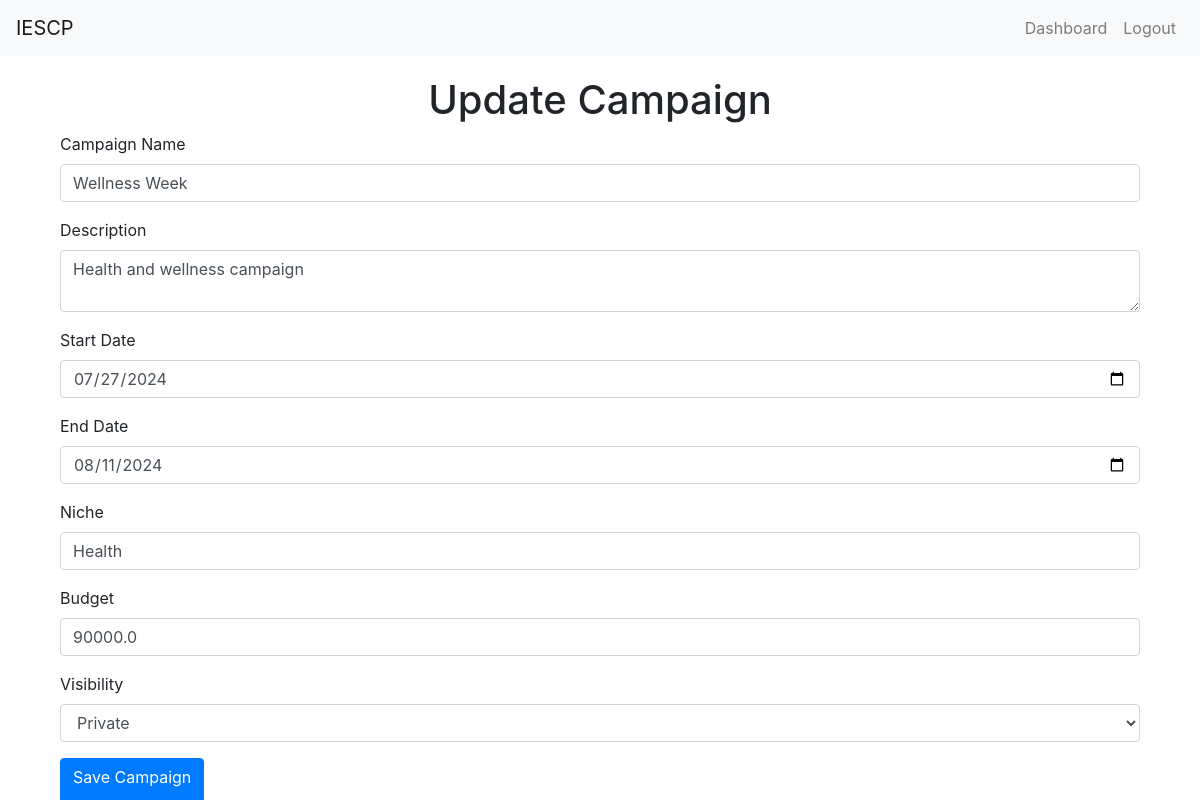
The app's page /campaign/2/update (signed in), older data.
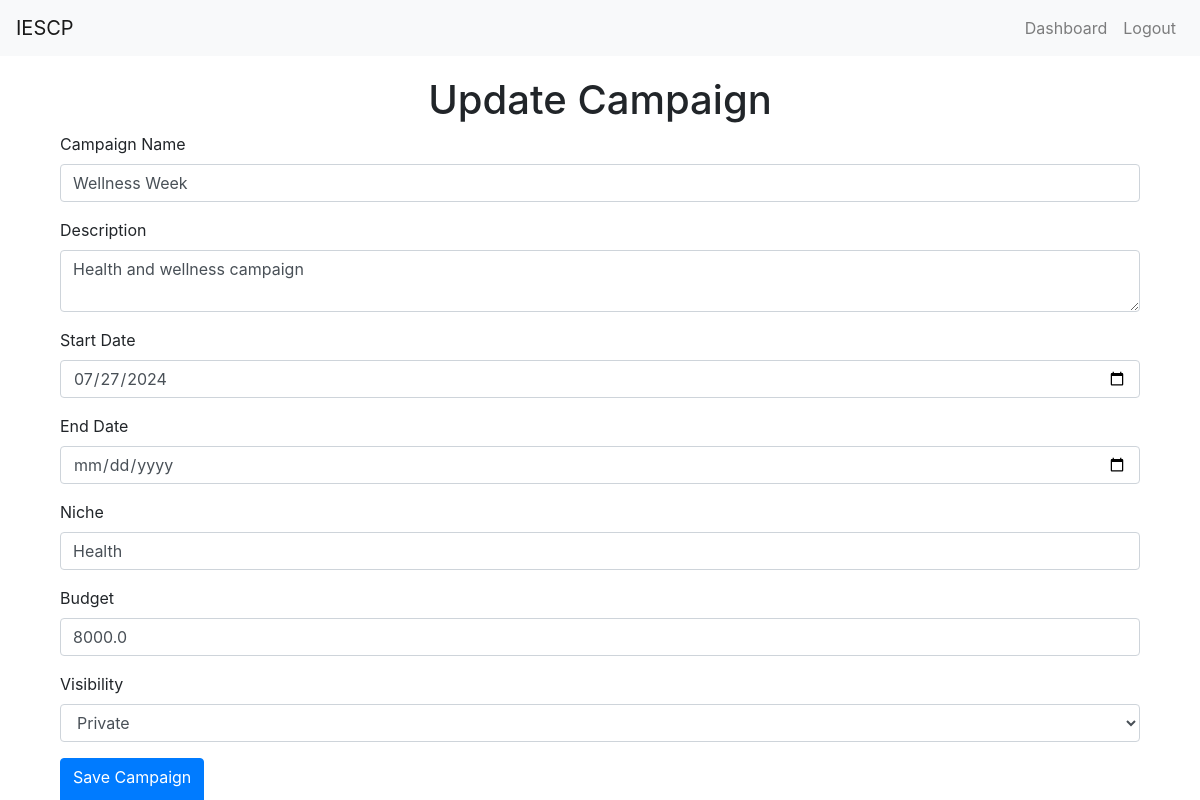
The same page, newer data.
### app.py (models this page shows, shortened)
class Campaign(db.Model):
    id = db.Column(db.Integer, primary_key=True)
    name = db.Column(db.String(100), nullable=False)
    description = db.Column(db.String(200))
    start_date = db.Column(db.DateTime, default=db.func.current_timestamp())
    end_date = db.Column(db.DateTime)
    niche = db.Column(db.String(100))
    budget = db.Column(db.Float, nullable=False)
    owner_id = db.Column(db.Integer, db.ForeignKey('user.id', ondelete='CASCADE'), nullable=False)
    visibility = db.Column(db.String(10))  # 'public' or 'private'
    flagged = db.Column(db.Boolean, default=False)
    ad_requests = db.relationship('AdRequest', backref='campaign', lazy=True, cascade='all, delete-orphan')

### app.py (the view)
@app.route('/campaign/<int:campaign_id>/update', methods=['GET', 'POST'])
@login_required
def update_campaign(campaign_id):
    campaign = Campaign.query.get_or_404(campaign_id)
    if campaign.owner != current_user:
        flash('Access unauthorized!', 'danger')
        return redirect(url_for('index'))
    form = CampaignForm()
    if form.validate_on_submit():
        campaign.name = form.name.data
        campaign.description = form.description.data
        campaign.start_date = form.start_date.data
        campaign.end_date = form.end_date.data
        campaign.budget = form.budget.data
        campaign.niche = form.niche.data
        campaign.visibility = form.visibility.data
        db.session.commit()
        flash('Campaign updated successfully!', 'success')
        return redirect(url_for('sponsor_dashboard'))
    elif request.method == 'GET':
        form.name.data = campaign.name
        form.description.data = campaign.description
        form.start_date.data = campaign.start_date
        form.end_date.data = campaign.end_date
        form.budget.data = campaign.budget
        form.niche.data = campaign.niche
        form.visibility.data = campaign.visibility
    return render_template('create_campaign.html', form=form, legend='Update Campaign')

### app.py
class CampaignForm(FlaskForm):
    name = StringField('Campaign Name', validators=[DataRequired()])
    description = TextAreaField('Description', validators=[DataRequired()])
    start_date = DateField('Start Date', format='%Y-%m-%d', validators=[DataRequired()])
    end_date = DateField('End Date', format='%Y-%m-%d', validators=[DataRequired()])
    niche = StringField('Niche', validators=[DataRequired()])
    budget = FloatField('Budget', validators=[DataRequired()])  # Change from DecimalField to FloatField
    visibility = SelectField('Visibility', choices=[('public', 'Public'), ('private', 'Private')], validators=[DataRequired()])
    submit = SubmitField('Save Campaign')

### app.py (called while the page is built)
@login_manager.user_loader
def load_user(user_id):
    return User.query.get(int(user_id))

### templates/create_campaign.html (shortened to what this page needs)
{% extends "layout.html" %}
{% block content %}
<div class="container">
    <h1 class="text-center">{{ legend }}</h1>
    <form method="POST">
        <div class="form-group">
            {{ form.name.label(class="form-label") }}
            {{ form.name(class="form-control") }}
        </div>
        <div class="form-group">
            {{ form.description.label(class="form-label") }}
            {{ form.description(class="form-control") }}
        </div>
        <div class="form-group">
            {{ form.start_date.label(class="form-label") }}
            {{ form.start_date(class="form-control") }}
        </div>
        <div class="form-group">
            {{ form.end_date.label(class="form-label") }}
            {{ form.end_date(class="form-control") }}
        </div>
        <div class="form-group">
            {{ form.niche.label(class="form-label") }}
            {{ form.niche(class="form-control") }}
        </div>
        <div class="form-group">
            {{ form.budget.label(class="form-label") }}
            {{ form.budget(class="form-control") }}
        </div>
        <div class="form-group">
            {{ form.visibility.label(class="form-label") }}
            {{ form.visibility(class="form-control") }}
        </div>
        <button type="submit" class="btn btn-primary">{{ form.submit.label }}</button>
    </form>
</div>
{% endblock %}

### templates/layout.html (shortened to what this page needs)
<!DOCTYPE html>
<html lang="en">
<head>
    <link rel="stylesheet" href="https://maxcdn.bootstrapcdn.com/bootstrap/4.5.2/css/bootstrap.min.css">
</head>
<body>
    <nav class="navbar navbar-expand-lg navbar-light bg-light">
        <a class="navbar-brand" href="{{ url_for('home') }}">IESCP</a>
        <div class="collapse navbar-collapse" id="navbarNav">
            <ul class="navbar-nav ml-auto">
                {% if current_user.is_authenticated %}
                    {% if current_user.role == 'admin' %}
                        <li class="nav-item">
                            <a class="nav-link" href="{{ url_for('admin_dashboard') }}">Dashboard</a>
                        </li>
                    {% elif current_user.role == 'sponsor' %}
                        <li class="nav-item">
                            <a class="nav-link" href="{{ url_for('sponsor_dashboard') }}">Dashboard</a>
                        </li>
                    {% elif current_user.role == 'influencer' %}
                        <li class="nav-item">
                            <a class="nav-link" href="{{ url_for('influencer_dashboard') }}">Dashboard</a>
                        </li>
                    {% endif %}
                    <li class="nav-item">
                        <a class="nav-link" href="{{ url_for('logout') }}">Logout</a>
                    </li>
                {% endif %}
            </ul>
        </div>
    </nav>
    <div class="container">
        {% block content %}{% endblock %}
    </div>
</body>
</html>

### templates/layout.html (style rules this page uses)
.container { margin-top: 20px; }

Row changes from the older to the newer data that the page shows:
changed Campaign "Wellness Week": end_date "08/11/2024" → (not shown); budget "90000.0" → "8000.0"
